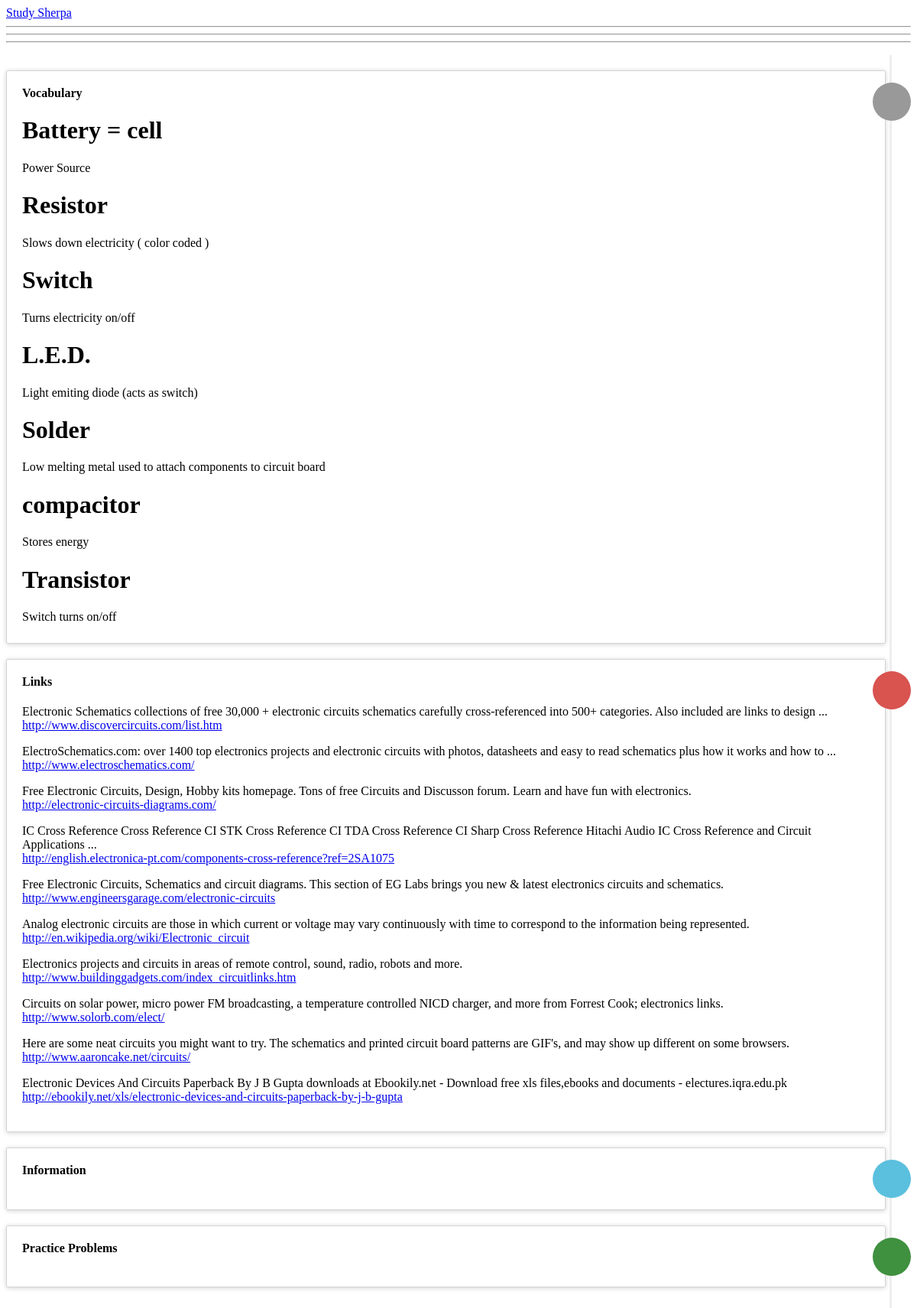
/topics//electronic-circuits, run on the app's committed database.
### topics/models.py (models this page shows, shortened)
class UserContributedInfo(models.Model):
    user = models.CharField(max_length=20)
    topic = models.ForeignKey(Topic)

class VocabWord(UserContributedInfo):
    word = models.CharField(max_length=100)
    definition = models.CharField(max_length=500)

class Link(UserContributedInfo):
    url = models.URLField()
    description = models.CharField(max_length=500)

### topics/views.py (the view)
# urls.py: url(r'^/(?P<slug>[-\w]+)', views.view_topic, name='view_topic'),
def view_topic(request,slug):
    def render_page(name, vocab_words, links, practice_problems, information):
        params = {'name': name,
                  'vocab_words': vocab_words,
                  'links': links,
                  'practice_problems': practice_problems,
                  'information': information}
        return render(request, 'topics/view_topic.html', params)
    topic = get_object_or_404(Topic, slug=slug)
    vocab_words = VocabWord.objects.filter(topic=topic)
    links = Link.objects.filter(topic=topic)
    practice_problems = PracticeProblem.objects.filter(topic=topic)
    information = Information.objects.filter(topic=topic)
    return render_page(topic.name, vocab_words, links, practice_problems, information)

### topics/templates/topics/view_topic.html (shortened to what this page needs)
{% extends "odin/base.html" %}
{% block content %}
{% load staticfiles %}
<!DOCTYPE html>
<link rel="stylesheet" type="text/css" href="{% static 'css/timeline.css' %}" />
<div class="navbar navbar-inverse navbar-fixed-top" role="navigation">
      <div class="container">
        <div class="navbar-header">
          <a class="navbar-brand" href="../../">Study Sherpa</a>
        </div>
      </div>
    </div>
    <hr>
    <hr>
    <hr>
<div class="container">
    <ul class="timeline">
        <li>
          <div class="timeline-badge"></div>
          <div class="timeline-panel">
            <div class="timeline-heading">
              <h4 class="timeline-title">Vocabulary</h4>
            </div>
            <div class="timeline-body">
            <p>
            {% for vocab in vocab_words %}
            <h1>{{ vocab.word }}</h1>
            <p>{{vocab.definition}}</p>
            {% endfor %}
            </p>
            </div>
          </div>
        </li>
        <li>
          <div class="timeline-badge danger"></i></div>
          <div class="timeline-panel">
            <div class="timeline-heading">
              <h4 class="timeline-title">Links</h4>
            </div>
            <div class="timeline-body">
            {% for link in links %}
            <p>{{ link.description }}</p>
             <a href="{{ link.url }}">{{ link.url }}</a>
            {% endfor %}
            </div>
          </div>
        </li>
        <li>
          <div class="timeline-badge info"></div>
          <div class="timeline-panel">
            <div class="timeline-heading">
              <h4 class="timeline-title">Information</h4>
            </div>
          </div>
        </li>
        <li>
          <div class="timeline-badge success"></div>
          <div class="timeline-panel">
            <div class="timeline-heading">
              <h4 class="timeline-title">Practice Problems</h4>
            </div>
          </div>
        </li>
    </ul>
</div>
{% endblock %}

### static/css/timeline.css (style rules this page uses)
.timeline { list-style: none; padding: 20px 0 20px; position: relative; }
.timeline:before { top: 0; bottom: 0; position: absolute; content: " "; width: 3px; background-color: #eeeeee; right: 25px; margin-left: -1.5px; }
.timeline > li { margin-bottom: 20px; position: relative; }
.timeline > li:before, .timeline > li:after { content: " "; display: table; }
.timeline > li:after { clear: both; }
.timeline > li > .timeline-panel { width: calc( 100% - 75px ); float: left; border: 1px solid #d4d4d4; border-radius: 2px; padding: 20px; position: relative; -webkit-box-shadow: 0 1px 6px rgba(0, 0, 0, 0.175); box-shadow: 0 1px 6px rgba(0, 0, 0, 0.175); }
.timeline > li > .timeline-panel:before { position: absolute; top: 26px; right: -15px; display: inline-block; border-top: 15px solid transparent; border-left: 15px solid #ccc; border-right: 0 solid #ccc; border-bottom: 15px solid transparent; content: " "; }
.timeline > li > .timeline-panel:after { position: absolute; top: 27px; right: -14px; display: inline-block; border-top: 14px solid transparent; border-left: 14px solid #fff; border-right: 0 solid #fff; border-bottom: 14px solid transparent; content: " "; }
.timeline > li > .timeline-badge { color: #fff; width: 50px; height: 50px; line-height: 50px; font-size: 1.4em; text-align: center; position: absolute; top: 16px; right: 0px; margin-left: -25px; background-color: #999999; z-index: 100; border-top-right-radius: 50%; border-top-left-radius: 50%; border-bottom-right-radius: 50%; border-bottom-left-radius: 50%; }
.timeline-badge.success { background-color: #3f903f !important; }
.timeline-badge.danger { background-color: #d9534f !important; }
.timeline-badge.info { background-color: #5bc0de !important; }
.timeline-title { margin-top: 0; color: inherit; }
.timeline-body > p, .timeline-body > ul { margin-bottom: 0; }

### data on the page
VocabWord: word "Battery = cell", definition "Power Source"
VocabWord: word "Resistor", definition "Slows down electricity ( color coded )"
VocabWord: word "Switch", definition "Turns electricity on/off"
VocabWord: word "L.E.D.", definition "Light emiting diode (acts as switch)"
VocabWord: word "Solder", definition "Low melting metal used to attach components to circuit board"
VocabWord: word "compacitor", definition "Stores energy"
VocabWord: word "Transistor", definition "Switch turns on/off"
Link: description "Electronic Schematics collections of free 30,000 + electronic circuits schematics carefully cross-referenced into 500+ categories. Also included are links to design ...", url "http://www.discovercircuits.com/list.htm"
Link: description "ElectroSchematics.com: over 1400 top electronics projects and electronic circuits with photos, datasheets and easy to read schematics plus how it works and how to ...", url "http://www.electroschematics.com/"
Link: description "Free Electronic Circuits, Design, Hobby kits homepage. Tons of free Circuits and Discusson forum. Learn and have fun with electronics.", url "http://electronic-circuits-diagrams.com/"
Link: description "IC Cross Reference Cross Reference CI STK Cross Reference CI TDA Cross Reference CI Sharp Cross Reference Hitachi Audio IC Cross Reference and Circuit Applications ...", url "http://english.electronica-pt.com/components-cross-reference?ref=2SA1075"
Link: description "Free Electronic Circuits, Schematics and circuit diagrams. This section of EG Labs brings you new & latest electronics circuits and schematics.", url "http://www.engineersgarage.com/electronic-circuits"
Link: description "Analog electronic circuits are those in which current or voltage may vary continuously with time to correspond to the information being represented.", url "http://en.wikipedia.org/wiki/Electronic_circuit"
Link: description "Electronics projects and circuits in areas of remote control, sound, radio, robots and more.", url "http://www.buildinggadgets.com/index_circuitlinks.htm"
Link: description "Circuits on solar power, micro power FM broadcasting, a temperature controlled NICD charger, and more from Forrest Cook; electronics links.", url "http://www.solorb.com/elect/"
Link: description "Here are some neat circuits you might want to try. The schematics and printed circuit board patterns are GIF's, and may show up different on some browsers.", url "http://www.aaroncake.net/circuits/"
Link: description "Electronic Devices And Circuits Paperback By J B Gupta downloads at Ebookily.net - Download free xls files,ebooks and documents - electures.iqra.edu.pk", url "http://ebookily.net/xls/electronic-devices-and-circuits-paperback-by-j-b-gupta"
